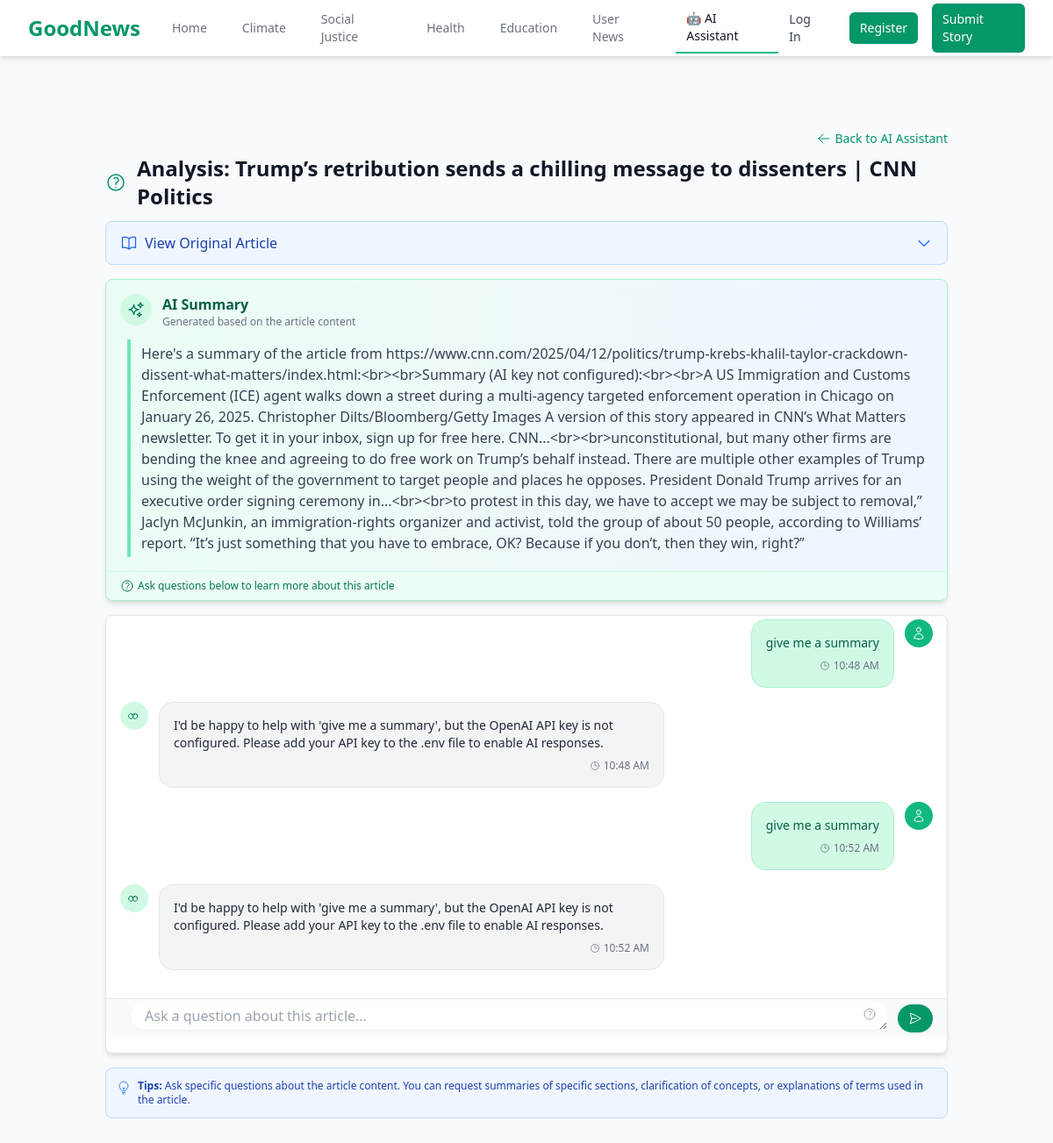
The page /chat/2 on the database its author committed.
### models.py (models this page shows, shortened)
class ChatSession(db.Model):
    id = db.Column(db.Integer, primary_key=True)
    title = db.Column(db.String(200), nullable=False)
    article_text = db.Column(db.Text, nullable=False)
    summary = db.Column(db.Text)
    user_id = db.Column(db.Integer, db.ForeignKey('user.id'), nullable=True)
    created_at = db.Column(db.DateTime, default=datetime.utcnow)
    messages = db.relationship('ChatMessage', backref='session', lazy=True, cascade="all, delete-orphan")

class ChatMessage(db.Model):
    id = db.Column(db.Integer, primary_key=True)
    content = db.Column(db.Text, nullable=False)
    is_user = db.Column(db.Boolean, default=True)  # True if from user, False if from AI
    created_at = db.Column(db.DateTime, default=datetime.utcnow)
    session_id = db.Column(db.Integer, db.ForeignKey('chat_session.id'), nullable=False)

### app.py (the view, shortened to what this page needs)
@app.route('/chat/<int:session_id>', methods=['GET', 'POST'])
def chat_session(session_id):
    chat_session = ChatSession.query.get_or_404(session_id)
    if current_user.is_authenticated and chat_session.user_id and chat_session.user_id != current_user.id:
        flash('You do not have permission to access this chat session', 'danger')
        return redirect(url_for('ai_assistant'))
    messages = ChatMessage.query.filter_by(session_id=session_id).order_by(ChatMessage.created_at).all()
    form = ChatMessageForm()
    return render_template('chat_session.html',
                          session=chat_session,
                          messages=messages,
                          form=form)

### forms.py
class ChatMessageForm(FlaskForm):
    message = TextAreaField('Your Question', validators=[DataRequired()])
    submit = SubmitField('Send')

### app.py (called while the page is built)
@app.template_filter('nl2br')
def nl2br_filter(text):
    if not text:
        return ""
    return text.replace('\n', '<br>')

### templates/chat_session.html (shortened to what this page needs)
{% extends "base.html" %}
{% block content %}
<div class="max-w-5xl mx-auto px-4 sm:px-6 lg:px-8 pt-3 pb-5">
    <div class="flex items-center justify-end mb-2 text-sm">
        <a href="{{ url_for('ai_assistant') }}" class="flex items-center text-green-600 hover:text-green-800 transition-colors">
            <svg xmlns="http://www.w3.org/2000/svg" fill="none" viewBox="0 0 24 24" stroke-width="1.5" stroke="currentColor" class="w-4 h-4 mr-1">
                <path stroke-linecap="round" stroke-linejoin="round" d="M10.5 19.5L3 12m0 0l7.5-7.5M3 12h18" />
            </svg>
            Back to AI Assistant
        </a>
    </div>
    <h1 class="text-2xl font-bold text-gray-900 mb-3 flex items-center">
        <span class="text-green-600 mr-3">
        </span>
        {{ session.title }}
    </h1>
    <div class="mb-4">
        <button id="showArticleBtn" class="flex items-center justify-between w-full py-3 px-4 bg-blue-50 hover:bg-blue-100 rounded-lg text-left border border-blue-200 transition-colors">
            <div class="flex items-center">
                <span class="font-medium text-blue-800">View Original Article</span>
            </div>
            <svg id="chevronDown" class="h-5 w-5 text-blue-500" fill="none" viewBox="0 0 24 24" stroke="currentColor">
                <path stroke-linecap="round" stroke-linejoin="round" stroke-width="2" d="M19 9l-7 7-7-7" />
            </svg>
        </button>
    </div>
    {% if messages|length > 0 and not messages[0].is_user %}
    <div class="mb-4 bg-gradient-to-r from-green-50 to-blue-50 rounded-lg border border-green-200 shadow-md">
        <div class="p-4">
            <div class="flex items-start mb-3">
                <div class="flex-shrink-0 bg-green-100 p-2 rounded-full mr-3">
                </div>
                <div class="flex-1">
                    <h3 class="text-base font-semibold text-green-800">AI Summary</h3>
                    <p class="text-xs text-gray-500">Generated based on the article content</p>
                </div>
            </div>
            <div class="border-l-4 border-green-300 pl-3 py-1 ml-2">
                <div class="text-gray-700 prose prose-sm max-w-none">
                    {{ messages[0].content|safe|nl2br }}
                </div>
            </div>
        </div>
        <div class="border-t border-green-100 bg-green-50 px-4 py-2 text-xs text-green-700 flex items-center rounded-b-lg">
            Ask questions below to learn more about this article
        </div>
    </div>
    {% endif %}
    <div class="bg-white border border-gray-200 rounded-lg shadow-md mb-4 flex flex-col" style="height: 60vh; min-height: 500px;">
        <div id="chatMessages" class="p-4 overflow-y-scroll flex-grow" style="max-height: calc(60vh - 44px);">
            <div class="space-y-4">
                {% for message in messages %}
                <div class="flex {% if message.is_user %}justify-end{% endif %}">
                    {% if not message.is_user %}
                    <div class="flex-shrink-0 mr-3">
                        <div class="bg-green-100 rounded-full p-2 w-8 h-8 flex items-center justify-center">
                        </div>
                    </div>
                    {% endif %}
                    <div class="max-w-xl rounded-2xl p-4 {% if message.is_user %}bg-green-100 border border-green-200{% else %}bg-gray-100 border border-gray-200{% endif %}">
                        <div class="text-sm {% if message.is_user %}text-green-800{% else %}text-gray-800{% endif %} prose prose-sm max-w-none">
                            {{ message.content|safe|nl2br }}
                        </div>
                        <div class="text-xs text-gray-500 mt-2 flex items-center justify-end">
                            <svg xmlns="http://www.w3.org/2000/svg" fill="none" viewBox="0 0 24 24" stroke-width="1.5" stroke="currentColor" class="w-3 h-3 mr-1">
                                <path stroke-linecap="round" stroke-linejoin="round" d="M12 6v6h4.5m4.5 0a9 9 0 11-18 0 9 9 0 0118 0z" />
                            </svg>
                            {{ message.created_at.strftime('%I:%M %p') }}
                        </div>
                    </div>
                    {% if message.is_user %}
                    <div class="flex-shrink-0 ml-3">
                        <div class="bg-green-500 rounded-full p-2 w-8 h-8 flex items-center justify-center">
                        </div>
                    </div>
                    {% endif %}
                </div>
                {% endfor %}
            </div>
        </div>
        <div class="px-4 py-1 border-t border-gray-200 bg-gray-50 rounded-b-lg flex-shrink-0" style="height: 44px;">
            <form method="POST" id="chatForm" class="flex space-x-3 h-full items-center" action="{{ url_for('chat_session', session_id=session.id) }}#chat-end">
                <div class="flex-grow relative">
                    {{ form.message(class="w-full rounded-full border-gray-300 shadow-sm focus:border-green-500 focus:ring-green-500 px-4 py-1 pr-10 h-8", placeholder="Ask a question about this article...", rows="1") }}
                    <div class="absolute right-3 top-1.5 text-gray-400">
                    </div>
                </div>
                <button type="submit" class="bg-green-600 text-white py-0.5 px-3 rounded-full hover:bg-green-700 focus:outline-none focus:ring-1 focus:ring-green-500 transition-colors flex items-center h-8">
                    <span id="sendText" class="flex items-center">
                        <svg xmlns="http://www.w3.org/2000/svg" fill="none" viewBox="0 0 24 24" stroke-width="1.5" stroke="currentColor" class="w-4 h-4">
                            <path stroke-linecap="round" stroke-linejoin="round" d="M6 12L3.269 3.126A59.768 59.768 0 0121.485 12 59.77 59.77 0 013.27 20.876L5.999 12zm0 0h7.5" />
                        </svg>
                    </span>
                </button>
            </form>
        </div>
    </div>
    <div class="mt-3 bg-blue-50 rounded-lg p-3 border border-blue-200 text-xs">
        <div class="flex">
            <div class="text-blue-500 mr-2 mt-0.5">
            </div>
            <div class="text-blue-800">
                <span class="font-semibold">Tips:</span> Ask specific questions about the article content. You can request summaries of specific sections, clarification of concepts, or explanations of terms used in the article.
            </div>
        </div>
    </div>
</div>
{% endblock %}

### rows shown on the page
ChatSession: title "Analysis: Trump’s retribution sends a chilling message to dissenters | CNN Politics"
ChatMessage: content "Here's a summary of the article from https://www.cnn.com/2025/04/12/politics/trump-krebs-khalil-taylor-crackdown-dissent-what-matters/index.html:<br><br>Summary (AI key not configured):<br><br>A US Immigration and Customs Enforcement (ICE) agent walks down a street during a multi-agency targeted enforcement operation in Chicago on January 26, 2025. Christopher Dilts/Bloomberg/Getty Images A version of this story appeared in CNN’s What Matters newsletter. To get it in your inbox, sign up for free here. CNN...<br><br>unconstitutional, but many other firms are bending the knee and agreeing to do free work on Trump’s behalf instead. There are multiple other examples of Trump using the weight of…"
ChatMessage: content "give me a summary", created_at "10:48 AM", is_user True (drawn)
ChatMessage: is_user False (drawn), content "I'd be happy to help with 'give me a summary', but the OpenAI API key is not configured. Please add your API key to the .env file to enable AI responses.", created_at "10:48 AM"
ChatMessage: content "give me a summary", created_at "10:52 AM", is_user True (drawn)
ChatMessage: is_user False (drawn), content "I'd be happy to help with 'give me a summary', but the OpenAI API key is not configured. Please add your API key to the .env file to enable AI responses.", created_at "10:52 AM"
